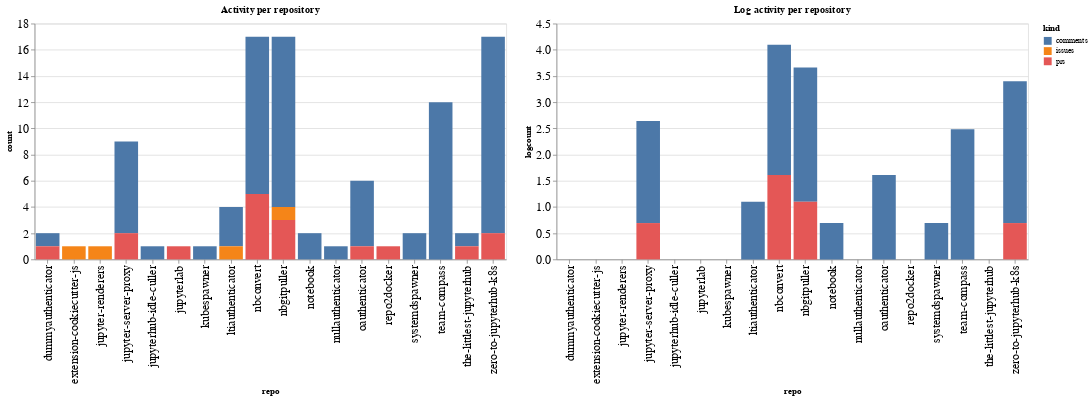

Here is the notebook cell this chart was saved with:
### Code cell
ch1 = alt.Chart(repo_summaries, width=600, title="Activity per repository").mark_bar().encode(
    x='repo',
    y='count',
    color='kind',
    tooltip="kind"
)

ch2 = alt.Chart(repo_summaries, width=600, title="Log activity per repository").mark_bar().encode(
    x='repo',
    y='logcount',
    color='kind',
    tooltip="kind"
)

ch1 | ch2

### Figure 1 — Vega-Lite specification as saved in the notebook (floating-point values rounded to 4 significant figures)
{"config": {"axisLeft": {"labelFontSize": 15}, "axisBottom": {"labelFontSize": 15}}, "hconcat": [{"mark": "bar", "encoding": {"color": {"type": "nominal", "field": "kind"}, "tooltip": {"type": "nominal", "field": "kind"}, "x": {"type": "nominal", "field": "repo"}, "y": {"type": "quantitative", "field": "count"}}, "title": "Activity per repository", "width": 600}, {"mark": "bar", "encoding": {"color": {"type": "nominal", "field": "kind"}, "tooltip": {"type": "nominal", "field": "kind"}, "x": {"type": "nominal", "field": "repo"}, "y": {"type": "quantitative", "field": "logcount"}}, "title": "Log activity per repository", "width": 600}], "data": {"name": "data-b8dfb6f408792f11d158a8bf852e60aa"}, "$schema": "https://vega.github.io/schema/vega-lite/v4.8.1.json", "datasets": {"data-b8dfb6f408792f11d158a8bf852e60aa": [{"repo": "dummyauthenticator", "kind": "comments", "count": 1, "logcount": 0.0}, {"repo": "dummyauthenticator", "kind": "prs", "count": 1, "logcount": 0.0}, {"repo": "extension-cookiecutter-js", "kind": "issues", "count": 1, "logcount": 0.0}, {"repo": "jupyter-renderers", "kind": "issues", "count": 1, "logcount": 0.0}, {"repo": "jupyter-server-proxy", "kind": "comments", "count": 7, "logcount": 1.946}, {"repo": "jupyter-server-proxy", "kind": "prs", "count": 2, "logcount": 0.6931}, {"repo": "jupyterhub-idle-culler", "kind": "comments", "count": 1, "logcount": 0.0}, {"repo": "jupyterlab", "kind": "prs", "count": 1, "logcount": 0.0}, {"repo": "kubespawner", "kind": "comments", "count": 1, "logcount": 0.0}, {"repo": "ltiauthenticator", "kind": "comments", "count": 3, "logcount": 1.099}, {"repo": "ltiauthenticator", "kind": "issues", "count": 1, "logcount": 0.0}, {"repo": "nbconvert", "kind": "comments", "count": 12, "logcount": 2.485}, {"repo": "nbconvert", "kind": "prs", "count": 5, "logcount": 1.609}, {"repo": "nbgitpuller", "kind": "comments", "count": 13, "logcount": 2.565}, {"repo": "nbgitpuller", "kind": "issues", "count": 1, "logcount": 0.0}, {"repo": "nbgitpuller", "kind": "prs", "count": 3, "logcount": 1.099}, {"repo": "notebook", "kind": "comments", "count": 2, "logcount": 0.6931}, {"repo": "nullauthenticator", "kind": "comments", "count": 1, "logcount": 0.0}, {"repo": "oauthenticator", "kind": "comments", "count": 5, "logcount": 1.609}, {"repo": "oauthenticator", "kind": "prs", "count": 1, "logcount": 0.0}, {"repo": "repo2docker", "kind": "prs", "count": 1, "logcount": 0.0}, {"repo": "systemdspawner", "kind": "comments", "count": 2, "logcount": 0.6931}, {"repo": "team-compass", "kind": "comments", "count": 12, "logcount": 2.485}, {"repo": "the-littlest-jupyterhub", "kind": "comments", "count": 1, "logcount": 0.0}, {"repo": "the-littlest-jupyterhub", "kind": "prs", "count": 1, "logcount": 0.0}, {"repo": "zero-to-jupyterhub-k8s", "kind": "comments", "count": 15, "logcount": 2.708}, {"repo": "zero-to-jupyterhub-k8s", "kind": "prs", "count": 2, "logcount": 0.6931}]}}
